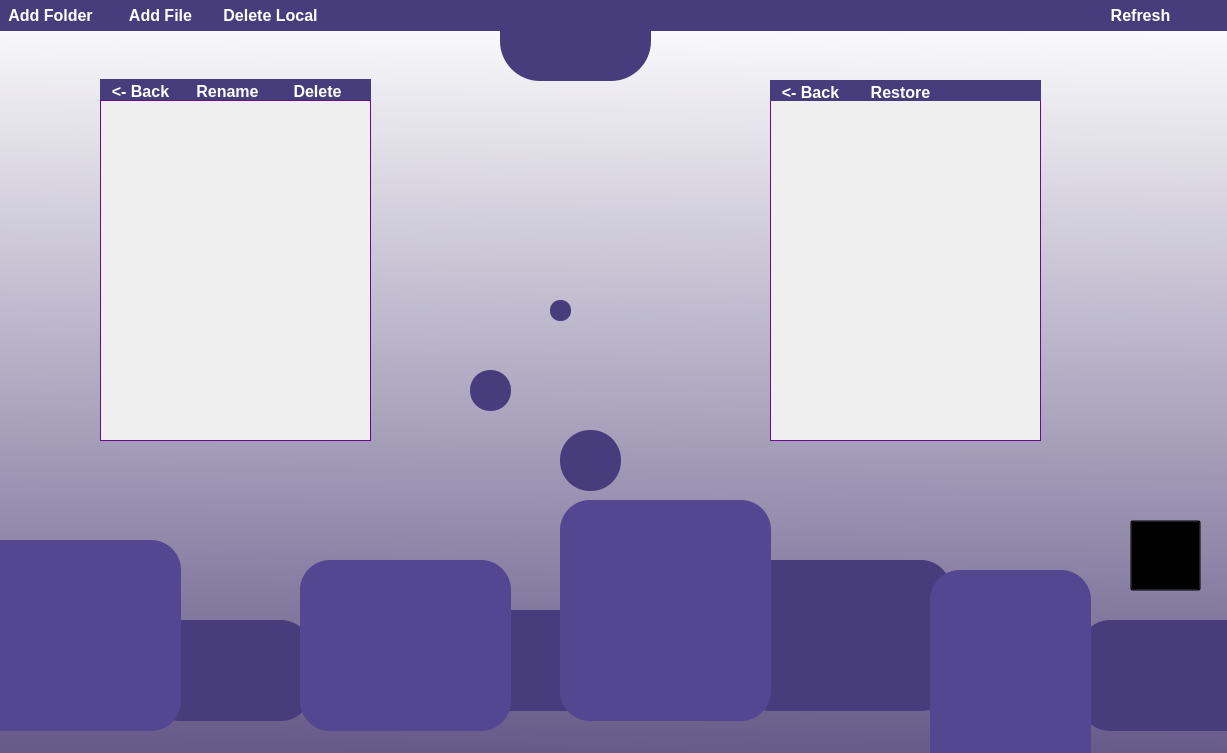
<?xml version="1.0" encoding="UTF-8"?>
<ui version="4.0">
 <class>Account</class>
 <widget class="QWidget" name="Account">
  <property name="geometry">
   <rect>
    <x>0</x>
    <y>0</y>
    <width>1227</width>
    <height>753</height>
   </rect>
  </property>
  <property name="windowTitle">
   <string>Account</string>
  </property>
  <property name="styleSheet">
   <string notr="true">#Account{
background: qlineargradient(spread:pad, x1:0.489, y1:1, x2:0.505682, y2:0, stop:0 rgba(102, 91, 137, 255), stop:1 rgba(255, 255, 255, 255));
}
.QScrollArea
{
border:1px solid rgb(112, 6, 141);
}

</string>
  </property>
  <widget class="QScrollArea" name="localFolder">
   <property name="geometry">
    <rect>
     <x>100</x>
     <y>100</y>
     <width>271</width>
     <height>341</height>
    </rect>
   </property>
   <property name="styleSheet">
    <string notr="true"/>
   </property>
   <property name="verticalScrollBarPolicy">
    <enum>Qt::ScrollBarAsNeeded</enum>
   </property>
   <property name="widgetResizable">
    <bool>true</bool>
   </property>
   <widget class="QWidget" name="scrollAreaWidgetContents">
    <property name="geometry">
     <rect>
      <x>0</x>
      <y>0</y>
      <width>269</width>
      <height>339</height>
     </rect>
    </property>
    <property name="minimumSize">
     <size>
      <width>182</width>
      <height>0</height>
     </size>
    </property>
   </widget>
  </widget>
  <widget class="QWidget" name="test" native="true">
   <property name="geometry">
    <rect>
     <x>90</x>
     <y>140</y>
     <width>181</width>
     <height>251</height>
    </rect>
   </property>
  </widget>
  <widget class="QScrollArea" name="serverFolder">
   <property name="geometry">
    <rect>
     <x>770</x>
     <y>100</y>
     <width>271</width>
     <height>341</height>
    </rect>
   </property>
   <property name="styleSheet">
    <string notr="true">scrollArea
{
background:transparent;
border:1px solid rgb(97, 8, 176);
}</string>
   </property>
   <property name="verticalScrollBarPolicy">
    <enum>Qt::ScrollBarAsNeeded</enum>
   </property>
   <property name="widgetResizable">
    <bool>true</bool>
   </property>
   <widget class="QWidget" name="scrollAreaWidgetContents_2">
    <property name="geometry">
     <rect>
      <x>0</x>
      <y>0</y>
      <width>269</width>
      <height>339</height>
     </rect>
    </property>
    <property name="minimumSize">
     <size>
      <width>182</width>
      <height>0</height>
     </size>
    </property>
   </widget>
  </widget>
  <widget class="QWidget" name="localWidget" native="true">
   <property name="geometry">
    <rect>
     <x>190</x>
     <y>460</y>
     <width>120</width>
     <height>80</height>
    </rect>
   </property>
  </widget>
  <widget class="QWidget" name="serverWidget" native="true">
   <property name="geometry">
    <rect>
     <x>860</x>
     <y>480</y>
     <width>120</width>
     <height>80</height>
    </rect>
   </property>
  </widget>
  <widget class="QWidget" name="menu_bar_local" native="true">
   <property name="geometry">
    <rect>
     <x>100</x>
     <y>79</y>
     <width>271</width>
     <height>21</height>
    </rect>
   </property>
   <property name="styleSheet">
    <string notr="true">background:rgb(71, 61, 124);</string>
   </property>
   <widget class="QPushButton" name="back_local">
    <property name="geometry">
     <rect>
      <x>0</x>
      <y>0</y>
      <width>81</width>
      <height>24</height>
     </rect>
    </property>
    <property name="styleSheet">
     <string notr="true">QPushButton
{
font-weight:bold ;
font-style : normal;
border: 0.1px solid black;
border-radius:15px;
background:rgb(71, 61, 124);
color:white;
font-size:16px;
}

QPushButton:hover
{
   background-color:rgb(170, 149, 255);
}</string>
    </property>
    <property name="text">
     <string>&lt;- Back</string>
    </property>
   </widget>
   <widget class="QPushButton" name="rename_local">
    <property name="geometry">
     <rect>
      <x>90</x>
      <y>0</y>
      <width>75</width>
      <height>24</height>
     </rect>
    </property>
    <property name="styleSheet">
     <string notr="true">QPushButton
{
font-weight:bold ;
font-style : normal;
border: 0.1px solid black;
border-radius:15px;
background:rgb(71, 61, 124);
color:white;
font-size:16px;
}

QPushButton:hover
{
   background-color:rgb(170, 149, 255);
}</string>
    </property>
    <property name="text">
     <string>Rename</string>
    </property>
   </widget>
   <widget class="QPushButton" name="delete_local">
    <property name="geometry">
     <rect>
      <x>180</x>
      <y>0</y>
      <width>75</width>
      <height>24</height>
     </rect>
    </property>
    <property name="styleSheet">
     <string notr="true">QPushButton
{
font-weight:bold ;
font-style : normal;
border: 0.1px solid black;
border-radius:15px;
background:rgb(71, 61, 124);
color:white;
font-size:16px;
}

QPushButton:hover
{
   background-color:rgb(170, 149, 255);
}</string>
    </property>
    <property name="text">
     <string>Delete</string>
    </property>
   </widget>
  </widget>
  <widget class="QWidget" name="menu_bar_server" native="true">
   <property name="geometry">
    <rect>
     <x>770</x>
     <y>80</y>
     <width>271</width>
     <height>21</height>
    </rect>
   </property>
   <property name="styleSheet">
    <string notr="true">background:rgb(71, 61, 124);</string>
   </property>
   <widget class="QPushButton" name="back_server">
    <property name="geometry">
     <rect>
      <x>0</x>
      <y>0</y>
      <width>81</width>
      <height>24</height>
     </rect>
    </property>
    <property name="styleSheet">
     <string notr="true">QPushButton
{
font-weight:bold ;
font-style : normal;
border: 0.1px solid black;
border-radius:15px;
background:rgb(71, 61, 124);
color:white;
font-size:16px;
}

QPushButton:hover
{
   background-color:rgb(170, 149, 255);
}</string>
    </property>
    <property name="text">
     <string>&lt;- Back</string>
    </property>
   </widget>
   <widget class="QPushButton" name="restore">
    <property name="geometry">
     <rect>
      <x>90</x>
      <y>0</y>
      <width>81</width>
      <height>24</height>
     </rect>
    </property>
    <property name="styleSheet">
     <string notr="true">QPushButton
{
font-weight:bold ;
font-style : normal;
border: 0.1px solid black;
border-radius:15px;
background:rgb(71, 61, 124);
color:white;
font-size:16px;
}

QPushButton:hover
{
   background-color:rgb(170, 149, 255);
}</string>
    </property>
    <property name="text">
     <string>Restore</string>
    </property>
   </widget>
   <widget class="QPushButton" name="serverTrash">
    <property name="geometry">
     <rect>
      <x>170</x>
      <y>0</y>
      <width>101</width>
      <height>24</height>
     </rect>
    </property>
    <property name="styleSheet">
     <string notr="true">QPushButton
{
font-weight:bold ;
font-style : normal;
border: 0.1px solid black;
border-radius:15px;
background:rgb(71, 61, 124);
color:white;
font-size:16px;
}

</string>
    </property>
    <property name="text">
     <string/>
    </property>
   </widget>
  </widget>
  <widget class="QWidget" name="menu_bar_local_2" native="true">
   <property name="geometry">
    <rect>
     <x>0</x>
     <y>0</y>
     <width>1291</width>
     <height>31</height>
    </rect>
   </property>
   <property name="sizePolicy">
    <sizepolicy hsizetype="Expanding" vsizetype="Preferred">
     <horstretch>0</horstretch>
     <verstretch>0</verstretch>
    </sizepolicy>
   </property>
   <property name="styleSheet">
    <string notr="true">background:rgb(71, 61, 124);</string>
   </property>
   <widget class="QPushButton" name="back_local_2">
    <property name="geometry">
     <rect>
      <x>1090</x>
      <y>0</y>
      <width>101</width>
      <height>31</height>
     </rect>
    </property>
    <property name="styleSheet">
     <string notr="true">QPushButton
{
font-weight:bold ;
font-style : normal;
border: 0.1px solid black;
border-radius:15px;
background:rgb(71, 61, 124);
color:white;
font-size:16px;
}

QPushButton:hover
{
   background-color:rgb(170, 149, 255);
}</string>
    </property>
    <property name="text">
     <string>Refresh</string>
    </property>
   </widget>
   <widget class="QPushButton" name="back_local_3">
    <property name="geometry">
     <rect>
      <x>0</x>
      <y>0</y>
      <width>101</width>
      <height>31</height>
     </rect>
    </property>
    <property name="styleSheet">
     <string notr="true">QPushButton
{
font-weight:bold ;
font-style : normal;
border: 0.1px solid black;
border-radius:15px;
background:rgb(71, 61, 124);
color:white;
font-size:16px;
}

QPushButton:hover
{
   background-color:rgb(170, 149, 255);
}</string>
    </property>
    <property name="text">
     <string>Add Folder</string>
    </property>
   </widget>
   <widget class="QPushButton" name="helloUsername">
    <property name="geometry">
     <rect>
      <x>660</x>
      <y>0</y>
      <width>121</width>
      <height>31</height>
     </rect>
    </property>
    <property name="styleSheet">
     <string notr="true">QPushButton
{
font-weight:bold ;
font-style : normal;
border: 0.1px solid black;
border-radius:15px;
background:rgb(71, 61, 124);
color:white;
font-size:16px;
}

</string>
    </property>
    <property name="text">
     <string/>
    </property>
   </widget>
   <widget class="QPushButton" name="back_local_4">
    <property name="geometry">
     <rect>
      <x>110</x>
      <y>0</y>
      <width>101</width>
      <height>31</height>
     </rect>
    </property>
    <property name="styleSheet">
     <string notr="true">QPushButton
{
font-weight:bold ;
font-style : normal;
border: 0.1px solid black;
border-radius:15px;
background:rgb(71, 61, 124);
color:white;
font-size:16px;
}

QPushButton:hover
{
   background-color:rgb(170, 149, 255);
}</string>
    </property>
    <property name="text">
     <string>Add File</string>
    </property>
   </widget>
   <widget class="QPushButton" name="back_local_5">
    <property name="geometry">
     <rect>
      <x>220</x>
      <y>0</y>
      <width>101</width>
      <height>31</height>
     </rect>
    </property>
    <property name="styleSheet">
     <string notr="true">QPushButton
{
font-weight:bold ;
font-style : normal;
border: 0.1px solid black;
border-radius:15px;
background:rgb(71, 61, 124);
color:white;
font-size:16px;
}

QPushButton:hover
{
   background-color:rgb(170, 149, 255);
}</string>
    </property>
    <property name="text">
     <string>Delete Local</string>
    </property>
   </widget>
  </widget>
  <widget class="QPushButton" name="trashButton">
   <property name="geometry">
    <rect>
     <x>1130</x>
     <y>520</y>
     <width>71</width>
     <height>71</height>
    </rect>
   </property>
   <property name="styleSheet">
    <string notr="true">background:transparent;</string>
   </property>
   <property name="text">
    <string/>
   </property>
   <property name="icon">
    <iconset>
     <normaloff>Assets/trash.png</normaloff>
     <normalon>Assets/trashClick.png</normalon>
     <disabledon>Assets/trashClick.png</disabledon>
     <activeon>Assets/trashClick.png</activeon>Assets/trash.png</iconset>
   </property>
   <property name="iconSize">
    <size>
     <width>50</width>
     <height>50</height>
    </size>
   </property>
   <property name="checkable">
    <bool>true</bool>
   </property>
  </widget>
  <widget class="QLabel" name="label">
   <property name="geometry">
    <rect>
     <x>500</x>
     <y>-10</y>
     <width>151</width>
     <height>91</height>
    </rect>
   </property>
   <property name="styleSheet">
    <string notr="true">background:rgb(71, 61, 124);
border-radius:40px;</string>
   </property>
   <property name="text">
    <string/>
   </property>
   <property name="pixmap">
    <pixmap>Assets/profile (1) (1).png</pixmap>
   </property>
   <property name="alignment">
    <set>Qt::AlignCenter</set>
   </property>
  </widget>
  <widget class="QLabel" name="label_2">
   <property name="geometry">
    <rect>
     <x>470</x>
     <y>370</y>
     <width>41</width>
     <height>41</height>
    </rect>
   </property>
   <property name="styleSheet">
    <string notr="true">background:rgb(71, 61, 124);
border-radius:20px;</string>
   </property>
   <property name="text">
    <string/>
   </property>
  </widget>
  <widget class="QLabel" name="label_3">
   <property name="geometry">
    <rect>
     <x>550</x>
     <y>300</y>
     <width>21</width>
     <height>21</height>
    </rect>
   </property>
   <property name="styleSheet">
    <string notr="true">background:rgb(71, 61, 124);
border-radius:10px;</string>
   </property>
   <property name="text">
    <string/>
   </property>
  </widget>
  <widget class="QLabel" name="label_4">
   <property name="geometry">
    <rect>
     <x>560</x>
     <y>430</y>
     <width>61</width>
     <height>61</height>
    </rect>
   </property>
   <property name="styleSheet">
    <string notr="true">background:rgb(71, 61, 124);
border-radius:30px;</string>
   </property>
   <property name="text">
    <string/>
   </property>
  </widget>
  <widget class="QLabel" name="label_5">
   <property name="geometry">
    <rect>
     <x>150</x>
     <y>620</y>
     <width>161</width>
     <height>101</height>
    </rect>
   </property>
   <property name="styleSheet">
    <string notr="true">background:rgb(71, 61, 124);
border-radius:30px;</string>
   </property>
   <property name="text">
    <string/>
   </property>
  </widget>
  <widget class="QLabel" name="label_6">
   <property name="geometry">
    <rect>
     <x>300</x>
     <y>560</y>
     <width>211</width>
     <height>171</height>
    </rect>
   </property>
   <property name="styleSheet">
    <string notr="true">background:rgb(82, 71, 144);
border-radius:30px;</string>
   </property>
   <property name="text">
    <string/>
   </property>
  </widget>
  <widget class="QLabel" name="label_7">
   <property name="geometry">
    <rect>
     <x>470</x>
     <y>610</y>
     <width>161</width>
     <height>101</height>
    </rect>
   </property>
   <property name="styleSheet">
    <string notr="true">background:rgb(71, 61, 124);
border-radius:30px;</string>
   </property>
   <property name="text">
    <string/>
   </property>
  </widget>
  <widget class="QLabel" name="label_8">
   <property name="geometry">
    <rect>
     <x>560</x>
     <y>500</y>
     <width>211</width>
     <height>221</height>
    </rect>
   </property>
   <property name="styleSheet">
    <string notr="true">background:rgb(82, 71, 144);
border-radius:30px;</string>
   </property>
   <property name="text">
    <string/>
   </property>
  </widget>
  <widget class="QLabel" name="label_9">
   <property name="geometry">
    <rect>
     <x>740</x>
     <y>560</y>
     <width>211</width>
     <height>151</height>
    </rect>
   </property>
   <property name="styleSheet">
    <string notr="true">background:rgb(71, 61, 124);
border-radius:30px;</string>
   </property>
   <property name="text">
    <string/>
   </property>
  </widget>
  <widget class="QLabel" name="label_10">
   <property name="geometry">
    <rect>
     <x>930</x>
     <y>570</y>
     <width>161</width>
     <height>221</height>
    </rect>
   </property>
   <property name="styleSheet">
    <string notr="true">background:rgb(82, 71, 144);
border-radius:30px;</string>
   </property>
   <property name="text">
    <string/>
   </property>
  </widget>
  <widget class="QLabel" name="label_11">
   <property name="geometry">
    <rect>
     <x>1080</x>
     <y>620</y>
     <width>191</width>
     <height>111</height>
    </rect>
   </property>
   <property name="styleSheet">
    <string notr="true">background:rgb(71, 61, 124);
border-radius:30px;</string>
   </property>
   <property name="text">
    <string/>
   </property>
  </widget>
  <widget class="QLabel" name="label_12">
   <property name="geometry">
    <rect>
     <x>-30</x>
     <y>540</y>
     <width>211</width>
     <height>191</height>
    </rect>
   </property>
   <property name="styleSheet">
    <string notr="true">background:rgb(82, 71, 144);
border-radius:30px;</string>
   </property>
   <property name="text">
    <string/>
   </property>
  </widget>
  <zorder>label_11</zorder>
  <zorder>label_9</zorder>
  <zorder>label_7</zorder>
  <zorder>localFolder</zorder>
  <zorder>test</zorder>
  <zorder>serverFolder</zorder>
  <zorder>localWidget</zorder>
  <zorder>serverWidget</zorder>
  <zorder>menu_bar_local</zorder>
  <zorder>menu_bar_server</zorder>
  <zorder>menu_bar_local_2</zorder>
  <zorder>label</zorder>
  <zorder>label_2</zorder>
  <zorder>label_3</zorder>
  <zorder>label_4</zorder>
  <zorder>label_5</zorder>
  <zorder>label_6</zorder>
  <zorder>label_8</zorder>
  <zorder>label_10</zorder>
  <zorder>trashButton</zorder>
  <zorder>label_12</zorder>
 </widget>
 <layoutdefault spacing="6" margin="11"/>
 <resources/>
 <connections>
  <connection>
   <sender>back_local</sender>
   <signal>clicked()</signal>
   <receiver>Account</receiver>
   <slot>backFolderLocal()</slot>
   <hints>
    <hint type="sourcelabel">
     <x>132</x>
     <y>86</y>
    </hint>
    <hint type="destinationlabel">
     <x>49</x>
     <y>51</y>
    </hint>
   </hints>
  </connection>
  <connection>
   <sender>back_server</sender>
   <signal>clicked()</signal>
   <receiver>Account</receiver>
   <slot>backFolderServer()</slot>
   <hints>
    <hint type="sourcelabel">
     <x>689</x>
     <y>98</y>
    </hint>
    <hint type="destinationlabel">
     <x>626</x>
     <y>34</y>
    </hint>
   </hints>
  </connection>
  <connection>
   <sender>rename_local</sender>
   <signal>clicked()</signal>
   <receiver>Account</receiver>
   <slot>renameLocalSendSignal()</slot>
   <hints>
    <hint type="sourcelabel">
     <x>222</x>
     <y>87</y>
    </hint>
    <hint type="destinationlabel">
     <x>159</x>
     <y>11</y>
    </hint>
   </hints>
  </connection>
  <connection>
   <sender>delete_local</sender>
   <signal>clicked()</signal>
   <receiver>Account</receiver>
   <slot>deleteLocalSendSignal()</slot>
   <hints>
    <hint type="sourcelabel">
     <x>315</x>
     <y>91</y>
    </hint>
    <hint type="destinationlabel">
     <x>284</x>
     <y>16</y>
    </hint>
   </hints>
  </connection>
  <connection>
   <sender>back_local_2</sender>
   <signal>clicked()</signal>
   <receiver>Account</receiver>
   <slot>refresh()</slot>
   <hints>
    <hint type="sourcelabel">
     <x>185</x>
     <y>12</y>
    </hint>
    <hint type="destinationlabel">
     <x>25</x>
     <y>202</y>
    </hint>
   </hints>
  </connection>
  <connection>
   <sender>trashButton</sender>
   <signal>clicked()</signal>
   <receiver>Account</receiver>
   <slot>showTrash()</slot>
   <hints>
    <hint type="sourcelabel">
     <x>1141</x>
     <y>520</y>
    </hint>
    <hint type="destinationlabel">
     <x>659</x>
     <y>362</y>
    </hint>
   </hints>
  </connection>
  <connection>
   <sender>restore</sender>
   <signal>clicked()</signal>
   <receiver>Account</receiver>
   <slot>restore()</slot>
   <hints>
    <hint type="sourcelabel">
     <x>900</x>
     <y>88</y>
    </hint>
    <hint type="destinationlabel">
     <x>737</x>
     <y>63</y>
    </hint>
   </hints>
  </connection>
  <connection>
   <sender>back_local_3</sender>
   <signal>clicked()</signal>
   <receiver>Account</receiver>
   <slot>addFolder()</slot>
   <hints>
    <hint type="sourcelabel">
     <x>32</x>
     <y>14</y>
    </hint>
    <hint type="destinationlabel">
     <x>51</x>
     <y>290</y>
    </hint>
   </hints>
  </connection>
  <connection>
   <sender>back_local_4</sender>
   <signal>clicked()</signal>
   <receiver>Account</receiver>
   <slot>addFile()</slot>
   <hints>
    <hint type="sourcelabel">
     <x>134</x>
     <y>15</y>
    </hint>
    <hint type="destinationlabel">
     <x>46</x>
     <y>119</y>
    </hint>
   </hints>
  </connection>
  <connection>
   <sender>back_local_5</sender>
   <signal>clicked()</signal>
   <receiver>Account</receiver>
   <slot>deleteLocal()</slot>
   <hints>
    <hint type="sourcelabel">
     <x>299</x>
     <y>19</y>
    </hint>
    <hint type="destinationlabel">
     <x>454</x>
     <y>106</y>
    </hint>
   </hints>
  </connection>
 </connections>
 <slots>
  <signal>signal_rename_local(int)</signal>
  <slot>backFolderLocal()</slot>
  <slot>backFolderServer()</slot>
  <slot>renameLocalSendSignal()</slot>
  <slot>deleteLocalSendSignal()</slot>
  <slot>delete_server_folder()</slot>
  <slot>rename_server_folder()</slot>
  <slot>addFolder()</slot>
  <slot>download()</slot>
  <slot>returnToLogin()</slot>
  <slot>refresh()</slot>
  <slot>showTrash()</slot>
  <slot>restore()</slot>
  <slot>addFile()</slot>
  <slot>deleteLocal()</slot>
 </slots>
</ui>
